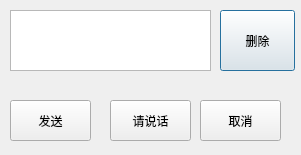
<?xml version="1.0" encoding="UTF-8"?>
<ui version="4.0">
 <class>VoicePasswordDialog</class>
 <widget class="QDialog" name="VoicePasswordDialog">
  <property name="geometry">
   <rect>
    <x>0</x>
    <y>0</y>
    <width>301</width>
    <height>155</height>
   </rect>
  </property>
  <property name="windowTitle">
   <string>Dialog</string>
  </property>
  <widget class="QTextEdit" name="textEdit_voice_result">
   <property name="geometry">
    <rect>
     <x>10</x>
     <y>10</y>
     <width>201</width>
     <height>61</height>
    </rect>
   </property>
  </widget>
  <widget class="QPushButton" name="pushButton_delete_text">
   <property name="geometry">
    <rect>
     <x>220</x>
     <y>10</y>
     <width>75</width>
     <height>61</height>
    </rect>
   </property>
   <property name="text">
    <string>删除</string>
   </property>
  </widget>
  <widget class="QPushButton" name="pushButton_begin_record">
   <property name="geometry">
    <rect>
     <x>110</x>
     <y>100</y>
     <width>81</width>
     <height>41</height>
    </rect>
   </property>
   <property name="text">
    <string>请说话</string>
   </property>
  </widget>
  <widget class="QPushButton" name="pushButton_confirm_send">
   <property name="geometry">
    <rect>
     <x>10</x>
     <y>100</y>
     <width>81</width>
     <height>41</height>
    </rect>
   </property>
   <property name="text">
    <string>发送</string>
   </property>
  </widget>
  <widget class="QPushButton" name="pushButton_cancel_send">
   <property name="geometry">
    <rect>
     <x>200</x>
     <y>100</y>
     <width>81</width>
     <height>41</height>
    </rect>
   </property>
   <property name="text">
    <string>取消</string>
   </property>
  </widget>
 </widget>
 <resources/>
 <connections/>
</ui>
